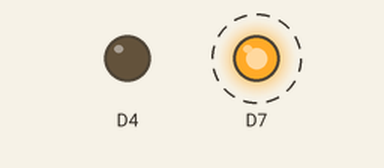
A sketch run on a simulated ESP8266 (NodeMCU). Shown: output pins drawn as LEDs (lit = HIGH). Dashed ring = blinking.

Above: at 0.1 s.
At 5.1 s:
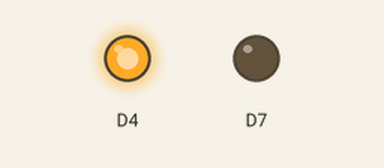
Timing chart, 0 to 6.6 s (numbered marks = the images above):
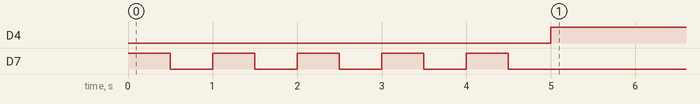

Measured:
- by itself, D4: LOW → HIGH at 5.0 s
- by itself, D7: alternates HIGH for 0.50 s and LOW for 0.50 s, 10 changes in all, then stays LOW

The sketch:

sketch_aug13a.ino
```cpp
//#define LED  D6
void setup() {
 pinMode(D7,OUTPUT);
  pinMode(D4,OUTPUT);

}
 static int i=1;
void loop() {

for(;i<=5;i++)
{
digitalWrite(D7,HIGH);
delay(500);
digitalWrite(D7,LOW);
delay(500);
}
if(i>5)
{digitalWrite(D4,HIGH);}
}
```
